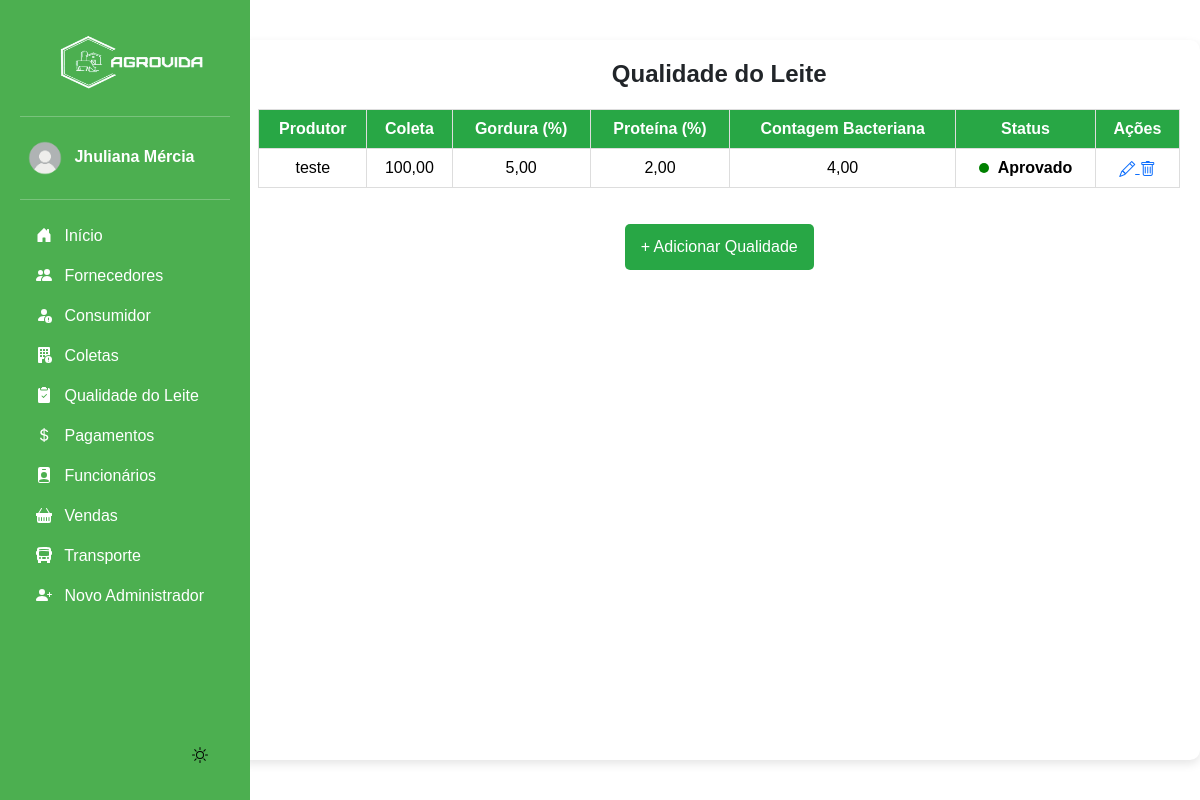
/qualidade_leite/ (signed in), run on the app's committed database.
### app/models.py (models this page shows, shortened)
class Qualidade(models.Model):
    produtor = models.ForeignKey(Produtor, on_delete=models.CASCADE)
    coleta = models.OneToOneField(Coleta, on_delete=models.CASCADE)
    gordura = models.DecimalField(max_digits=5, decimal_places=2)
    proteina = models.DecimalField(max_digits=5, decimal_places=2)
    contagem_bacteriana = models.DecimalField(max_digits=5, decimal_places=2)
    status = models.CharField(
        max_length=50,
        choices=[("Aprovado", "Aprovado"), ("Reprovado", "Reprovado")],
        null=False,
        blank=False,  # Garante que o campo não pode ficar vazio
        default="Aprovado"  # Adiciona um valor padrão para evitar erros
    )
    ativo = models.BooleanField(default = True)

class Produtor(models.Model):
    nome = models.CharField(max_length=100)
    fazenda = models.CharField(max_length=150)
    localizacao = models.CharField(max_length=255)
    telefone = models.CharField(max_length=20)
    ativo = models.BooleanField(default=True)  # Campo para verificar se o produtor está ativo

class Coleta(models.Model):
    produtor = models.ForeignKey('Produtor', on_delete=models.CASCADE)
    data = models.DateField()
    quantidade_litros = models.DecimalField(max_digits=10, decimal_places=2)

### app/views.py (the view)
# urls.py: path('qualidade_leite/', views.listar_qualidade, name='listar_qualidade'),
@login_required(login_url='login_index')
def listar_qualidade(request):
    qualidade = Qualidade.objects.all()
    return render(request, 'app/listar_qualidade.html', {'qualidade': qualidade})

### app/templates/app/listar_qualidade.html (shortened to what this page needs)
{% extends "base.html" %}
{% load static %}
{% block content %}
<div class="container">
    <h2 class="title">Qualidade do Leite</h2>
    {% if qualidade %}
        <table class="table">
            <thead>
                <tr>
                    <th>Produtor</th>
                    <th>Coleta</th>
                    <th>Gordura (%)</th>
                    <th>Proteína (%)</th>
                    <th>Contagem Bacteriana</th>
                    <th>Status</th>
                    <th>Ações</th>
                </tr>
            </thead>
            <tbody>
                {% for q in qualidade %}
                    <tr>
                        <td>{{ q.produtor.nome }}</td>
                        <td>{{ q.coleta.quantidade_litros|default:"Não informado" }}</td>
                        <td>{{ q.gordura }}</td>
                        <td>{{ q.proteina }}</td>
                        <td>{{ q.contagem_bacteriana }}</td>
                        <td>
                            <a href="{% url 'alternar_status_qualidade' q.id %}" class="status-toggle">
                                {% if q.status == "Aprovado" %}
                                    <span class="status-indicator status-active"></span> Aprovado
                                {% else %}
                                    <span class="status-indicator status-inactive"></span> Reprovado
                                {% endif %}
                            </a>
                        </td>
                        <td>
                            <a href="{% url 'editar_qualidade' q.id %}">
                                <i class="bi bi-pencil"></i>
                            </a>
                            <a href="{% url 'excluir_qualidade' q.id %}" onclick="return confirm('Tem certeza que deseja excluir?')">
                                <i class="bi bi-trash"></i>
                            </a>
                        </td>
                    </tr>
                {% endfor %}
            </tbody>
        </table>
    {% else %}
        <p>Nenhum registro de qualidade do leite encontrado.</p>
    {% endif %}
    <a href="{% url 'adicionar_qualidade' %}" class="btn btn-add">+ Adicionar Qualidade</a>
</div>
{% endblock %}

### base/templates/modulos/sidebar.html (shortened to what this page needs)
{% load static %}
<body>
<div class="container-sidebar">
    <div id="sidebar" class="sidebar">
        <img src="{% static 'img/logo.png' %}" alt="Logo" width="200" height="80" class="logo">
        <hr>
            <a href="#" class="nav-link text-white" data-bs-toggle="dropdown" aria-expanded="false" style="border-radius: 10px;">
                <img src="{% static "img/usuario.png" %}" alt="" width="50" height="50" class="rounded-circle">
                <strong>{{ request.user.first_name }}</strong>
            </a>
        <hr>
        <ul class="nav nav-pills flex-column mb-auto">
            <li>
                <a href="{% url "dashboard" %}" class="nav-link text-white">
                    <svg class="bi pe-none me-2" width="16" height="16"><use xlink:href="#home"/></svg>
                    Início
                </a>
            </li>
            <li>
                <a href="{% url "listar_produtor" %}" class="nav-link text-white">
                    <svg class="bi pe-none me-2" width="16" height="16"><use xlink:href="#produtores"/></svg>
                    Fornecedores
                </a>
            </li>
            <li>
                <a href="{% url "listar_cliente" %}" class="nav-link text-white">
                    <svg class="bi pe-none me-2" width="16" height="16"><use xlink:href="#clientes"/></svg>
                    Consumidor
                </a>
            </li>
            <li>
                <a href="{% url "listar_coleta" %}" class="nav-link text-white">
                    <svg class="bi pe-none me-2" width="16" height="16"><use xlink:href="#coleta"/></svg>
                    Coletas
                </a>
            </li>
            <li>
                <a href="{% url "listar_qualidade" %}" class="nav-link text-white">
                    <svg class="bi pe-none me-2" width="16" height="16"><use xlink:href="#qualidade"/></svg>
                    Qualidade do Leite
                </a>
            </li>
            <li>
                <a href="{% url "listar_pagamentos" %}" class="nav-link text-white">
                    <svg class="bi pe-none me-2" width="16" height="16"><use xlink:href="#dinheiro"/></svg>
                    Pagamentos
                </a>
            </li>
            <li>
                <a href="{% url "listar_funcionarios" %}" class="nav-link text-white">
                    <svg class="bi pe-none me-2" width="16" height="16"><use xlink:href="#funcionario"/></svg>
                    Funcionários
                </a>
            </li>
            <li>
                <a href="{% url "listar_vendas" %}" class="nav-link text-white">
                    <svg class="bi pe-none me-2" width="16" height="16"><use xlink:href="#venda"/></svg>
                    Vendas
                </a>
            </li>
            <li>
                <a href="{% url "listar_transporte" %}" class="nav-link text-white">
                    <svg class="bi pe-none me-2" width="16" height="16"><use xlink:href="#transporte"/></svg>
                    Transporte
                </a>
            </li>
            <li>
                <a href="{% url "cadastrar_admin" %}" class="nav-link text-white">
                    <svg class="bi pe-none me-2" width="16" height="16"><use xlink:href="#admin"/></svg>
                    Novo Administrador
                </a>
            </li>
        </ul>
        <button id="theme-toggle">
        <svg id="theme-icon" width="24" height="24" fill="currentColor"></svg>
        </button>
    </div>
    <div class="b-example-divider b-example-vr"></div>
    </div>
</body>

### base/static/css/inicio.css (style rules this page uses)
html, body { font-family: Arial, sans-serif; transition: background 0.3s, color 0.3s; height: 100vh; width: 100vw; margin: 0; display: flex; }
.b-example-divider { width: 100%; height: 3rem; }
.b-example-vr { flex-shrink: 0; width: 1.5rem; height: 100vh; }
.bi { vertical-align: -.125em; fill: currentColor; }
.nav-link { color: #222222; }
li { display: flex; width: 100%; }
.container { max-width: auto; margin: 40px auto; padding: 20px; background: #fff; border-radius: 10px; box-shadow: 0 4px 10px rgba(0, 0, 0, 0.1); display: flex; flex-direction: column; height: auto; align-items: stretch; text-align: center; }
.title { text-align: center; font-size: 24px; font-weight: bold; margin-bottom: 20px; }
.table { width: 100%; border-collapse: collapse; }
.table th, .table td { padding: 10px; border: 1px solid #ddd; text-align: center; }
.table th { background-color: #28a745; color: white; }
.btn { padding: 8px 12px; text-decoration: none; border-radius: 5px; transition: all 0.3s ease; }
.btn-add { display: block; width: max-content; margin: 20px auto; background: #28a745; color: white; padding: 10px 15px; font-size: 16px; }
.status-indicator { display: inline-block; width: 12px; height: 12px; border-radius: 50%; margin-right: 8px; }
.status-active { background-color: green; }
.status-toggle { text-decoration: none; color: inherit; }
#theme-toggle { display: flex; justify-content: end; align-items: end; border: none; cursor: pointer; background-color: transparent; }
#theme-icon { width: 32px; height: 32px; fill: currentColor; }
[data-bs-theme="light"] { background: #ffffff; color: #121212; transition: all 0.3s ease-in-out; }
.status-toggle { text-decoration: none; font-weight: bold; }
.status-indicator { display: inline-block; width: 10px; height: 10px; border-radius: 50%; margin-right: 5px; }

### base/static/css/sidebar.css (style rules this page uses)
.sidebar { width: 250px; background: #4CAF50; padding: 20px; height: 100vh; color: white; position: fixed; left: 0; top: 0; bottom: 0; overflow-y: auto; display: flex; flex-direction: column; z-index: 1000; }
.container-sidebar { height: 100vh; width: 300px; }

### data on the page
Qualidade: produtor.nome "teste", coleta.quantidade_litros "100,00", gordura "5,00", proteina "2,00", contagem_bacteriana "4,00", status "Aprovado" (drawn)

### other printed values
{{ request.user.first_name }} "Jhuliana Mércia"
